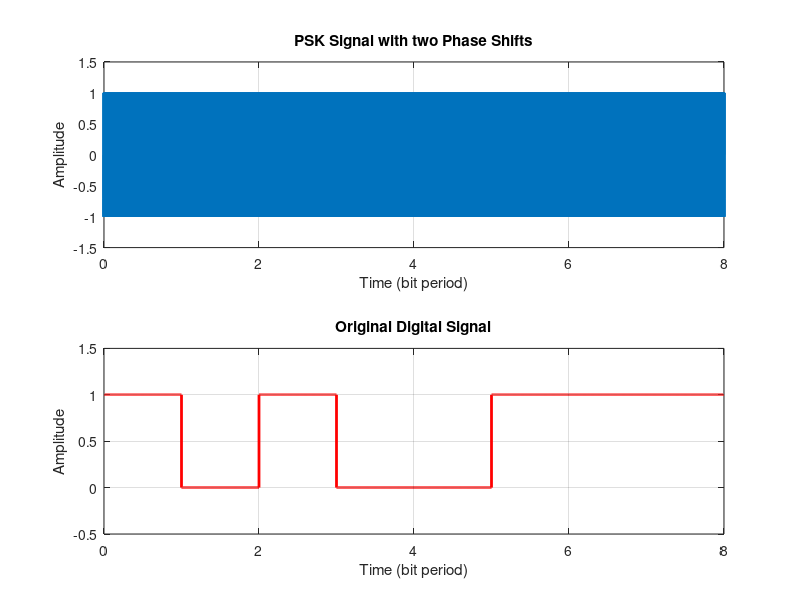

MATLAB code to generate this figure:
% MATLAB Script for a Binary PSK with two Phases

format long;

% Clear all variables and close all figures
clear all;
close all;

% The number of bits to send - Frame Length
N = 8;

% Generate a random bit stream
bit_stream = round(rand(1,N));

% Enter the two Phase shifts - in Radians
% Phase for 0 bit
P1 = 0; 

% Phase for 1 bit
P2 = pi;

% Frequency of Modulating Signal
f = 1200;

% Sampling rate - This will define the resoultion
fs = 9600;

% Time for one bit
t = 0: 1/fs : 1;

% This time variable is just for plot
time = [];

PSK_signal = [];
Digital_signal = [];

for ii = 1: 1: length(bit_stream)
    
    % The FSK Signal
    PSK_signal = [PSK_signal (bit_stream(ii)==0)*sin(2*pi*f*t + P1)+...
        (bit_stream(ii)==1)*sin(2*pi*f*t + P2)];
    
    % The Original Digital Signal
    Digital_signal = [Digital_signal (bit_stream(ii)==0)*...
        zeros(1,length(t)) + (bit_stream(ii)==1)*ones(1,length(t))];
    
    time = [time t];
    t =  t + 1;
   
end

% Plot the PSK Signal
subplot(2,1,1);
plot(time,PSK_signal,'LineWidth',2);
xlabel('Time (bit period)');
ylabel('Amplitude');
title('PSK Signal with two Phase Shifts');
axis([0 time(end) -1.5 1.5]);
grid  on;

% Plot the Original Digital Signal
subplot(2,1,2);
plot(time,Digital_signal,'r','LineWidth',2);
xlabel('Time (bit period)');
ylabel('Amplitude');
title('Original Digital Signal');
axis([0 time(end) -0.5 1.5]);
grid on;